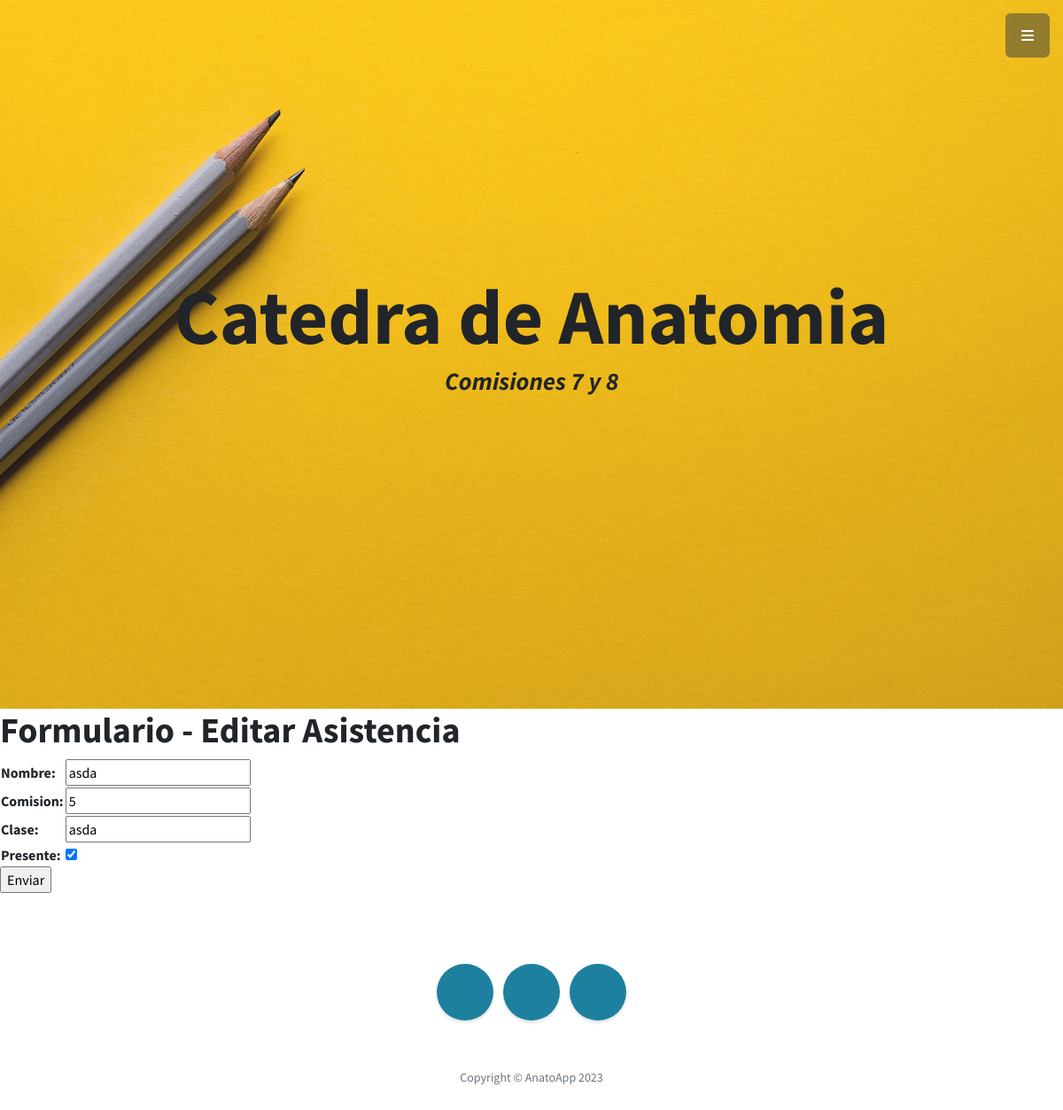
Screenshot of /AnatoApp/editarAsistencia/asda/ with the database file from the repository.
### AnatoApp/models.py (models this page shows, shortened)
class Asistencias(models.Model):
    nombre = models.CharField(max_length=40)
    comision = models.IntegerField()
    clase = models.CharField(max_length=40)
    presente = models.BooleanField()

### AnatoApp/views.py (the view)
# urls.py: path('editarAsistencia/<asistencia_nombre>/', views.editarAsistencia, name="EditarAsistencia"),
def editarAsistencia(request, asistencia_nombre):
    asistencia = Asistencias.objects.get(nombre=asistencia_nombre)
    if request.method == 'POST':
        miFormulario = AsistenciasFormulario(request.POST)
        print(miFormulario)
        if miFormulario.is_valid:
            informacion = miFormulario.cleaned_data
            asistencia.nombre = informacion['nombre']
            asistencia.comision = informacion['comision']
            asistencia.clase = informacion['clase']
            asistencia.presente = informacion['presente']
            asistencia.save()
            return render(request, "AnatoApp/inicio.html")
    else:
        miFormulario = AsistenciasFormulario(initial={'nombre': asistencia.nombre, 'comision': asistencia.comision,
                                                   'clase': asistencia.clase, 'presente': asistencia.presente})
    return render(request, "AnatoApp/editarAsistencia.html", {"miFormulario": miFormulario, "asistencia_nombre": asistencia_nombre})

### AnatoApp/forms.py
class AsistenciasFormulario(forms.Form):
    nombre = forms.CharField()
    comision = forms.IntegerField()
    clase = forms.CharField()
    presente = forms.BooleanField()

### AnatoApp/templates/AnatoApp/editarAsistencia.html (shortened to what this page needs)
{% extends "AnatoApp/pagina2.html" %}
{% load static %}
{% block Alumnos %}
<h1>Formulario - Editar Asistencia</h1>
    <form action="" method="POST">{% csrf_token %}
        <table>
            {{ miFormulario.as_table }}
        </table>
        <input type="submit", value="Enviar">
    </form>
{% endblock %}

### rows the page displays
Asistencias: nombre "asda", comision "5", clase "asda", presente "☑"
